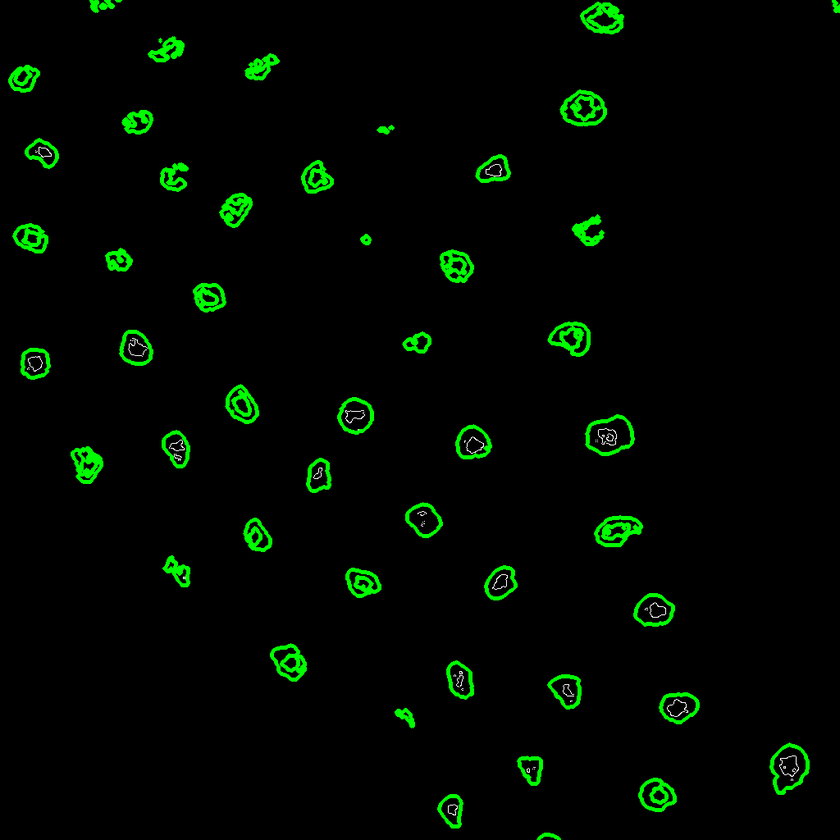
#> input picture nucleos_bordas_desenhadas/Cg_+_Myd88488_dorsal_647_BB_04_04_14_3h.lif_Series001_z0_ch00.tif, 840 x 840 px, shrunk from 1024 x 1024 before the run; its folder holds only this picture in this run
$ python preencheNucleos.py
#> lines starting #> are read from the running program, lines starting #| are printed output that depends on the picture; after the words box and inside, x2 and y2 are one past the last pixel; in counts of white or black regions, pixels touching at a corner belong together
import os
import cv2

def fillNuclei(source_dir, dest_dir):
#> called with source_dir = 'nucleos_bordas_desenhadas', dest_dir = 'nucleos_preenchidos'
    for file_name in os.listdir(source_dir):
        file_path = os.path.join(source_dir, file_name)
        img = cv2.imread(file_path)
#> img is the input picture: shape (840, 840, 3); mean B, G, R 0.3, 7.8, 0.3
        gray = cv2.cvtColor(img, cv2.COLOR_BGR2GRAY)
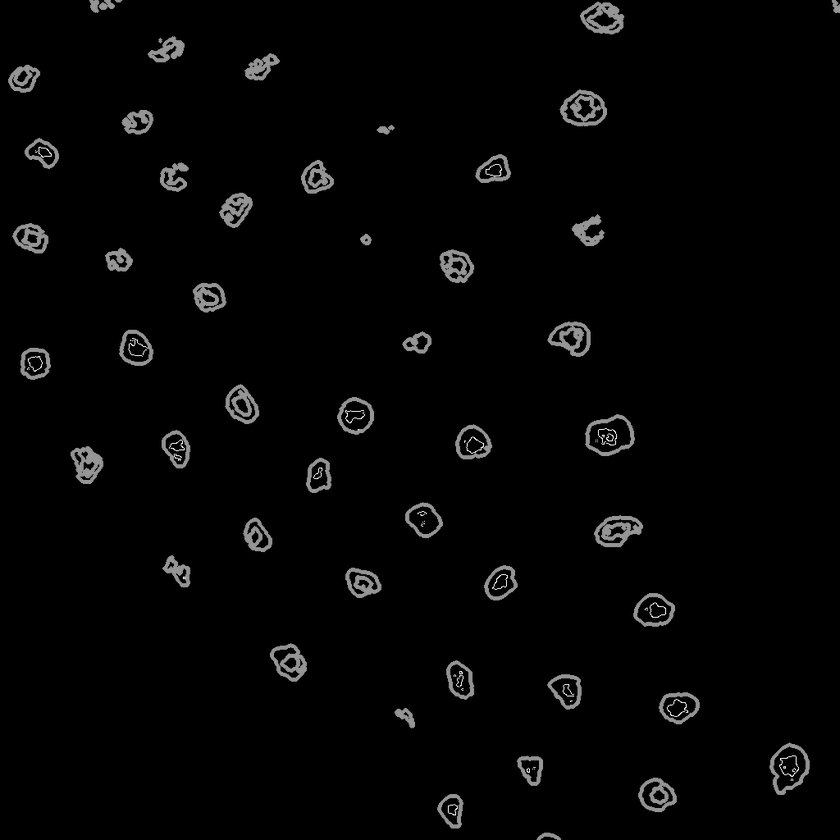
#> gray: shape (840, 840); min 0, max 255, mean 4.7

        contours, _ = cv2.findContours(gray, cv2.RETR_EXTERNAL, cv2.CHAIN_APPROX_NONE)
#> contours = 83 contours, 35 with area under 20; largest, box (x1, y1, x2, y2) and area: (582, 413, 637, 459) 1729, (767, 740, 812, 797) 1695, (557, 87, 609, 129) 1498, (591, 514, 646, 550) 1310, (578, 0, 627, 37) 1266

        for contour in contours:
            cv2.drawContours(img, [contour], 0, (0, 255, 0), thickness=cv2.FILLED)
#> this loop made 83 passes
#> contour on passes 10, 12, 25, 28, 33, 38, 40, 47: [[460, 700], [461, 700]], [[545, 684], [545, 685]], [[637, 536], [638, 536], [639, 536], [638, 536]], [[619, 513], [620, 513]], [[349, 435], [350, 435]], [[614, 413]], [[357, 395], [358, 395]], [[545, 339], [545, 340]]
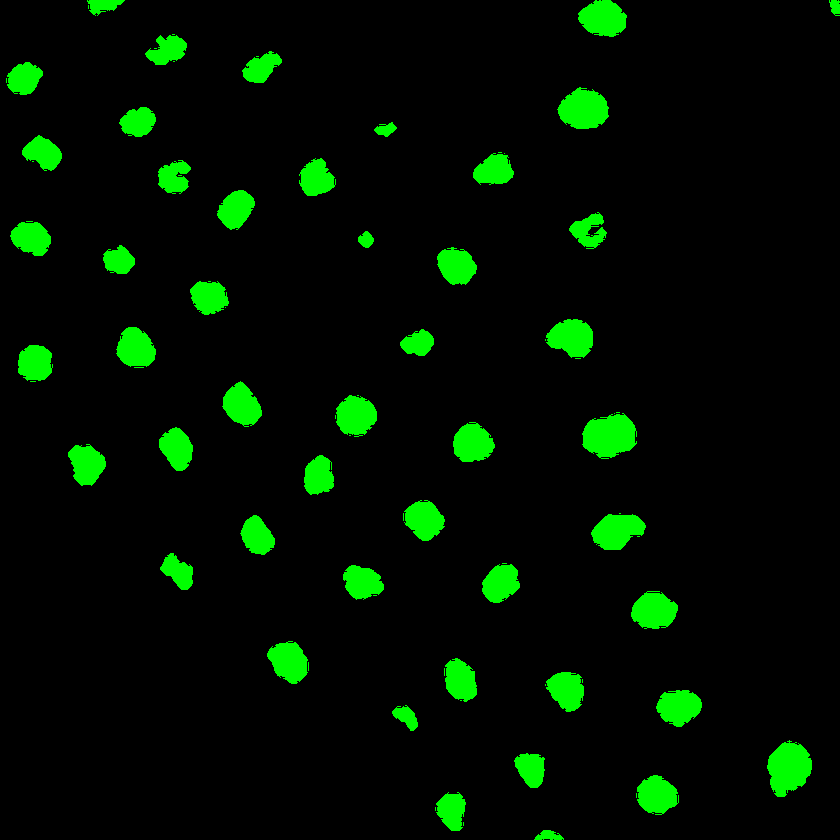
#> img: shape (840, 840, 3); 5.31% of pixels changed, all inside (x1, y1, x2, y2) = (6, 0, 840, 840)

        cv2.imwrite(os.path.join(dest_dir, f"{file_name}"), img)

nucleiEdges = "nucleos_bordas_desenhadas"
filledNuclei = "nucleos_preenchidos"

fillNuclei(nucleiEdges, filledNuclei)

$ run again, on nucleos_bordas_desenhadas/Cg_+_Myd88488_dorsal_647_PO_04_04_14_3h.lif_Series003_z0_ch00.tif
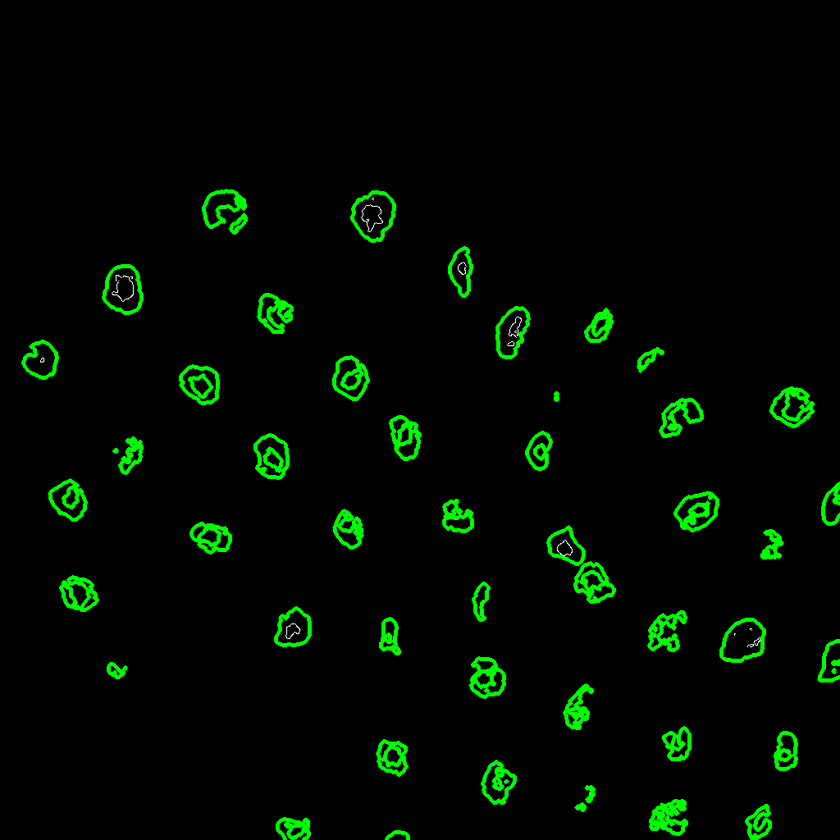
#> input picture nucleos_bordas_desenhadas/Cg_+_Myd88488_dorsal_647_PO_04_04_14_3h.lif_Series003_z0_ch00.tif, 840 x 840 px, shrunk from 1024 x 1024 before the run
#> in fillNuclei, img is the input picture: shape (840, 840, 3); mean B, G, R 0.2, 9.1, 0.2
#> in fillNuclei, `gray = cv2.cvtColor(img, cv2.COLOR_BGR2GRAY)`:
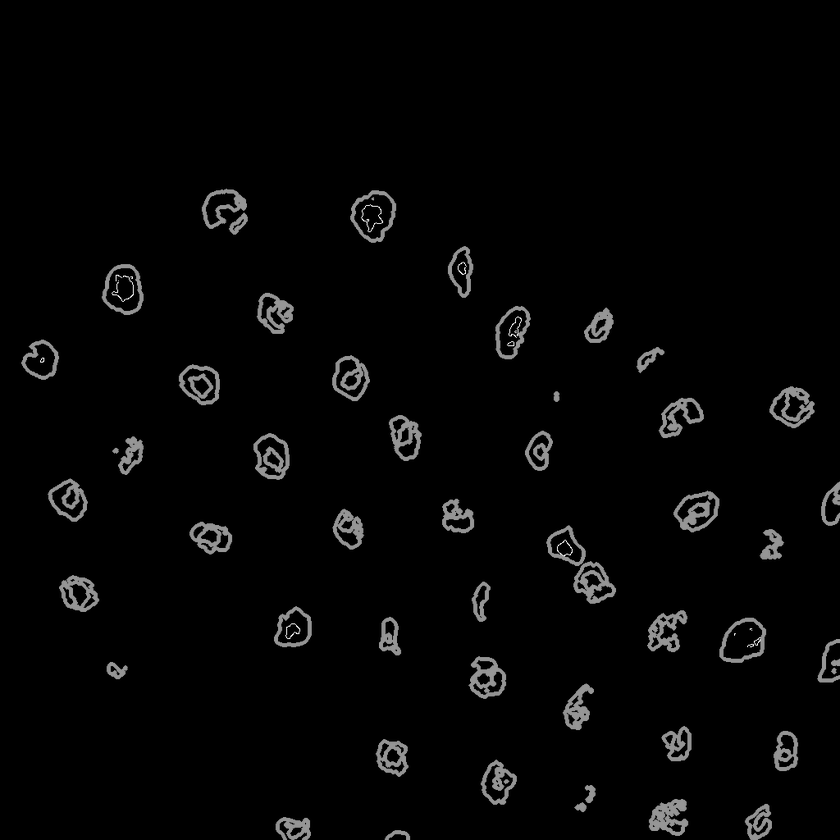
#> gray: shape (840, 840); min 0, max 255, mean 5.4
#> contours = 84 contours, 38 with area under 20; largest, box (x1, y1, x2, y2) and area: (544, 523, 619, 606) 2538, (348, 188, 399, 244) 1970, (99, 263, 146, 317) 1854, (717, 615, 769, 665) 1838, (199, 186, 250, 237) 1751
#> the loop in fillNuclei, `for contour in contours:` made 84 passes
#> contour on passes 4, 10, 15, 19, 21, 24, 29, 32: [[572, 807]], [[659, 737], [659, 738]], [[839, 681]], [[478, 654], [479, 654]], [[645, 644], [645, 645], [645, 646], [645, 645]], [[477, 622]], [[295, 604], [296, 604]], [[682, 531]]
#> after the loop in fillNuclei, `for contour in contours:`:
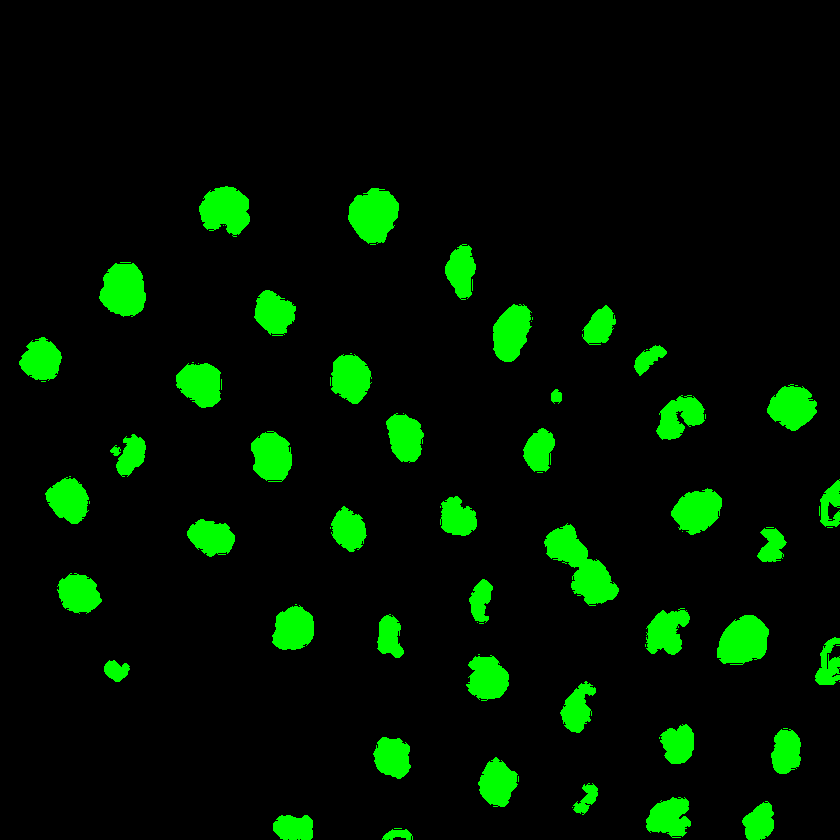
#> img: shape (840, 840, 3); 6.11% of pixels changed, all inside (x1, y1, x2, y2) = (19, 186, 840, 840)

$ run again, on nucleos_bordas_desenhadas/Cg_+_Myd88488_dorsal_647_PO_04_04_14_3h.lif_Series006_z0_ch00.tif
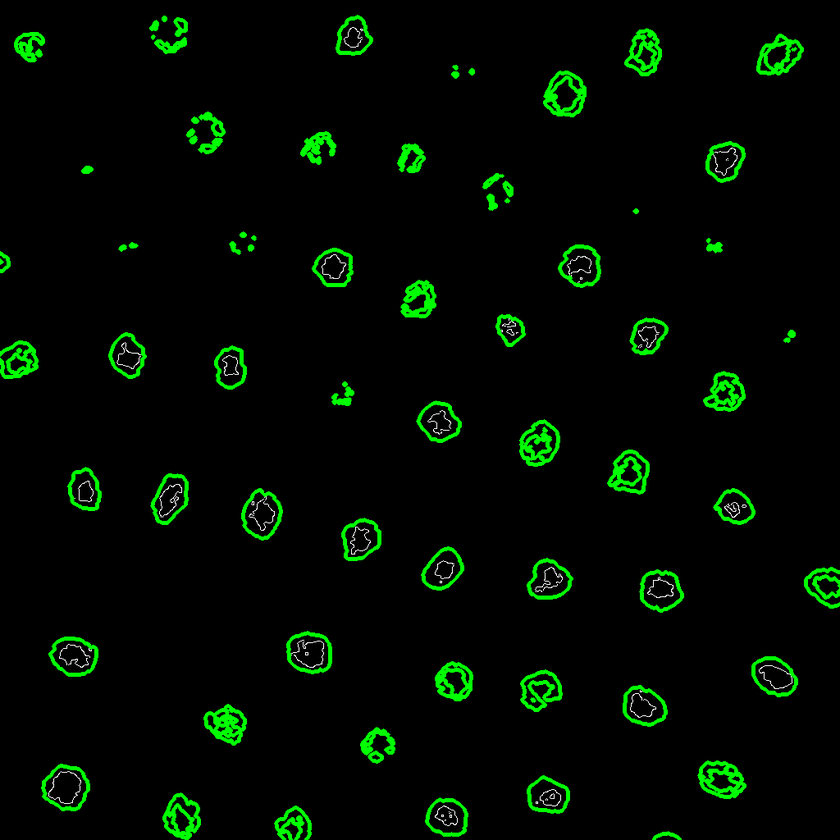
#> input picture nucleos_bordas_desenhadas/Cg_+_Myd88488_dorsal_647_PO_04_04_14_3h.lif_Series006_z0_ch00.tif, 840 x 840 px, shrunk from 1024 x 1024 before the run
#> in fillNuclei, img is the input picture: shape (840, 840, 3); mean B, G, R 0.7, 10.8, 0.7
#> in fillNuclei, `gray = cv2.cvtColor(img, cv2.COLOR_BGR2GRAY)`:
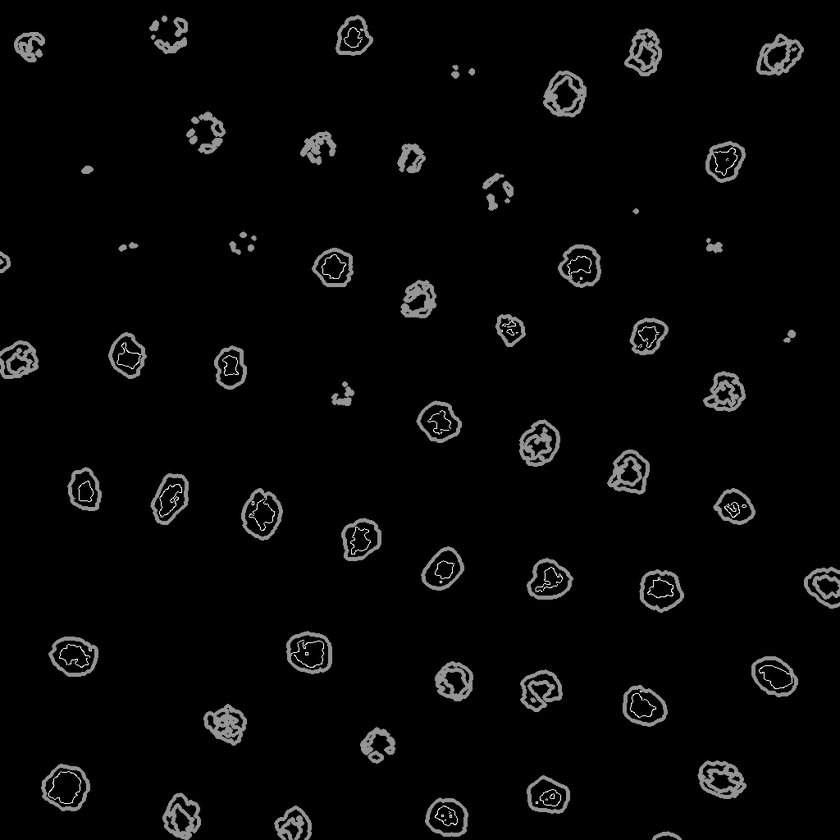
#> gray: shape (840, 840); min 0, max 255, mean 6.7
#> contours = 107 contours, 49 with area under 20; largest, box (x1, y1, x2, y2) and area: (39, 761, 93, 814) 1990, (284, 628, 335, 677) 1854, (240, 486, 285, 543) 1787, (541, 68, 589, 120) 1772, (46, 634, 101, 678) 1730
#> the loop in fillNuclei, `for contour in contours:` made 107 passes
#> contour on passes 1, 10, 14, 16, 18, 21, 26, 27: [[650, 838], [650, 839]], [[542, 773], [543, 773], [544, 773], [543, 773]], [[217, 741], [218, 741], [219, 741], [218, 741]], [[641, 727]], [[545, 709]], [[648, 686], [649, 686]], [[451, 659], [452, 659], [453, 659], [452, 659]], [[778, 655]]
#> after the loop in fillNuclei, `for contour in contours:`:
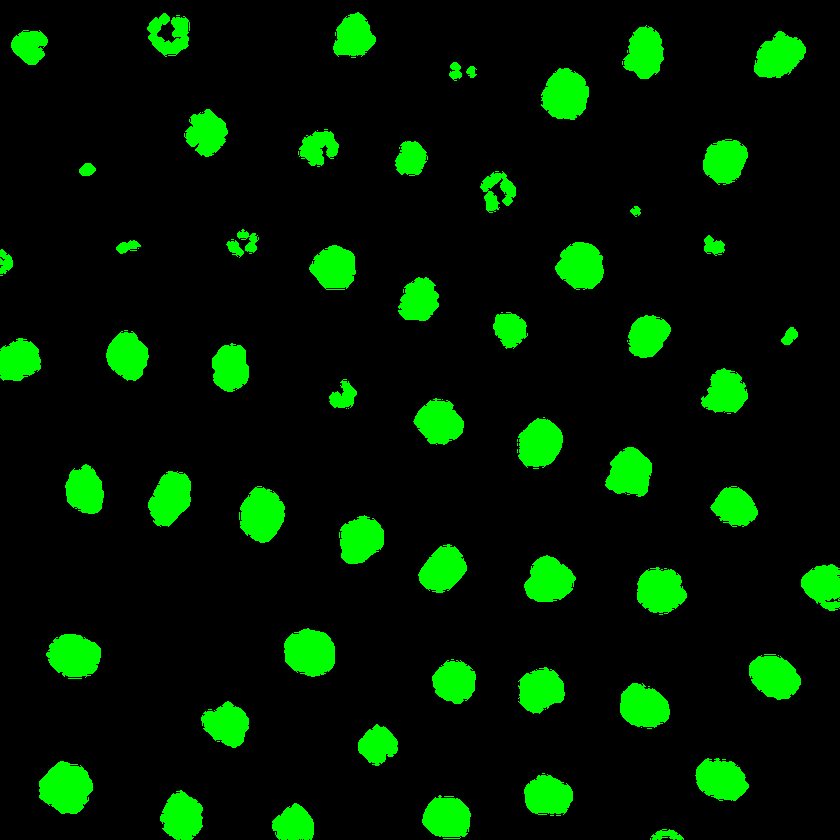
#> img: shape (840, 840, 3); 8.36% of pixels changed, all inside (x1, y1, x2, y2) = (0, 12, 840, 840)

$ run again, on nucleos_bordas_desenhadas/Cg_+_Tube488_cactus_647_BB_04_04_14_3h.lif_Series002_z0_ch00.tif
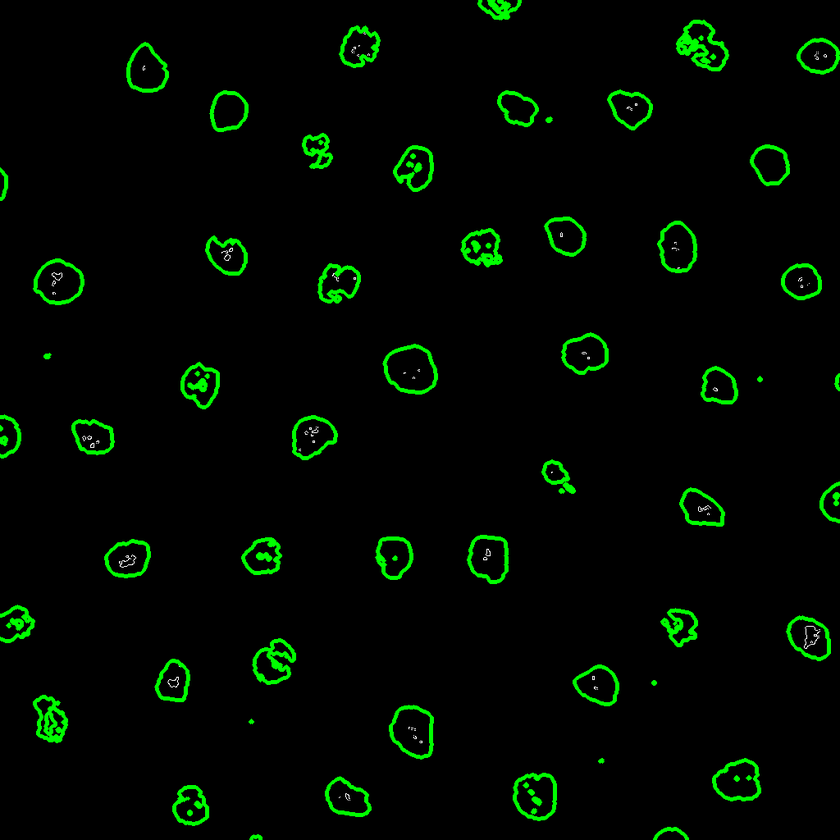
#> input picture nucleos_bordas_desenhadas/Cg_+_Tube488_cactus_647_BB_04_04_14_3h.lif_Series002_z0_ch00.tif, 840 x 840 px, shrunk from 1024 x 1024 before the run
#> in fillNuclei, img is the input picture: shape (840, 840, 3); mean B, G, R 0.2, 8.8, 0.2
#> in fillNuclei, `gray = cv2.cvtColor(img, cv2.COLOR_BGR2GRAY)`:
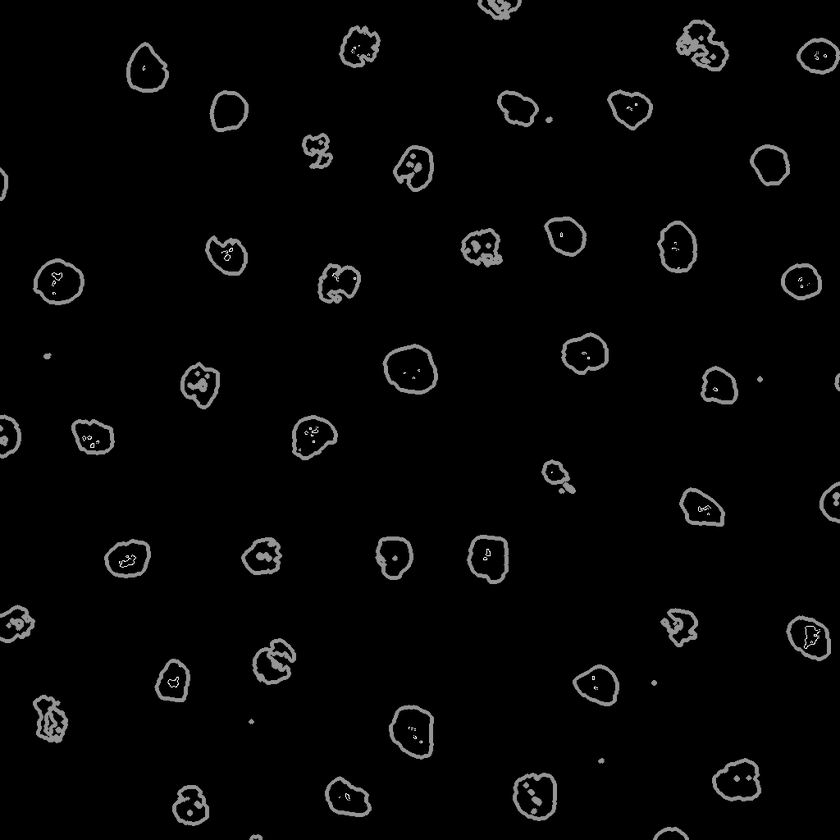
#> gray: shape (840, 840); min 0, max 255, mean 5.3
#> contours = 100 contours, 46 with area under 20; largest, box (x1, y1, x2, y2) and area: (380, 341, 440, 397) 2376, (386, 702, 436, 762) 2120, (673, 17, 732, 74) 2046, (510, 770, 559, 824) 2026, (30, 256, 87, 308) 2018
#> the loop in fillNuclei, `for contour in contours:` made 100 passes
#> contour on passes 2, 4, 11, 16, 23, 24, 25, 28: [[671, 833], [672, 833], [673, 833], [672, 833]], [[253, 832], [254, 832]], [[43, 741]], [[152, 686], [152, 687]], [[796, 614]], [[802, 613], [803, 613]], [[799, 613]], [[398, 581], [399, 581]]
#> after the loop in fillNuclei, `for contour in contours:`:
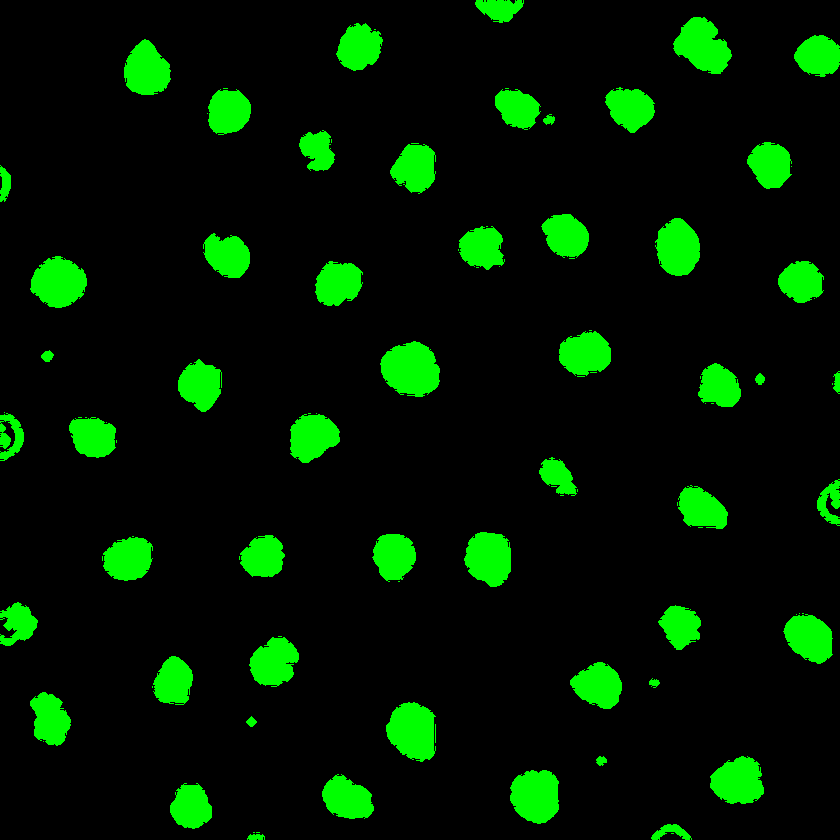
#> img: shape (840, 840, 3); 8.54% of pixels changed, all inside (x1, y1, x2, y2) = (0, 0, 840, 840)
